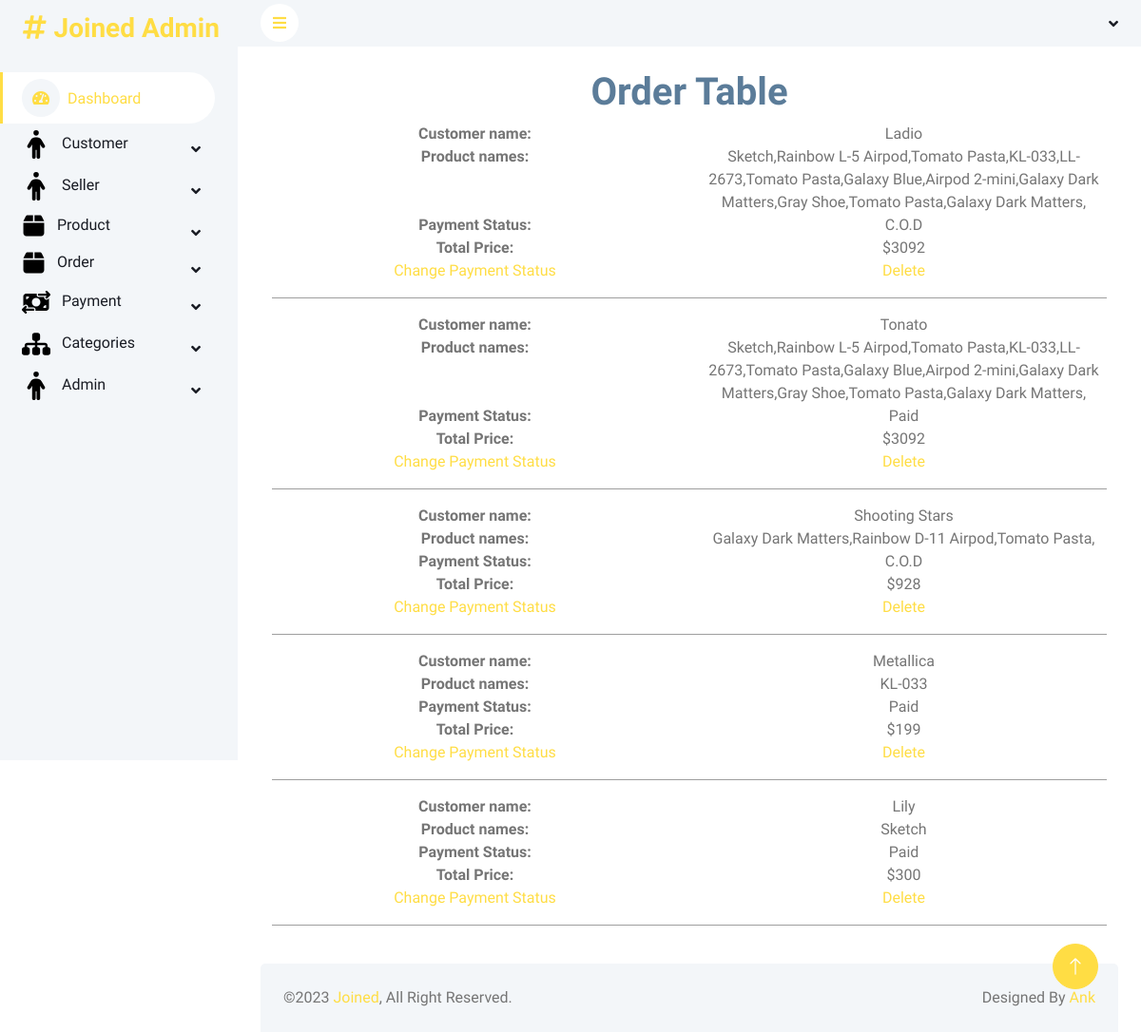
The app's page /admin/orderTable.php (signed in) with its own data.
### tables this page shows
CREATE TABLE `realorder` (
  `order_id` int(11) NOT NULL,
  `customer` varchar(30) NOT NULL,
  `products` varchar(250) NOT NULL,
  `phone` varchar(15) NOT NULL,
  `address` varchar(100) NOT NULL,
  `total` int(20) NOT NULL,
  `createdate` timestamp NOT NULL DEFAULT current_timestamp(),
  `payments` varchar(10) NOT NULL,
  `status` int(2) NOT NULL
);

### admin/orderTable.php (the view, shortened to what this page needs)
<?php
include("header.php");
?>
<div class="container-fluid pt-4 px-4">
    <h1 style="text-align: center;color:  #5b7c99;">Order Table</h1>
    <div style="text-align: center;" class="container tabletwo">
        <?php
        $sql = "SELECT * FROM realorder WHERE status='1'";
        $s = mysqli_query($db, $sql);
        while ($show = mysqli_fetch_array($s)) {
        ?>
            <div class="row">
                <div style="font-weight:bold;" class="col">
                    Customer name:
                </div>
                <div class="col">
                    <?php echo $show["customer"]   ?>
                </div>
            </div>
            <div class="row">
                <div style="font-weight:bold;" class="col">
                    Product names:
                </div>
                <div class="col">
                    <?php echo $show["products"]   ?>
                </div>
            </div>
            <div class="row">
                <div style="font-weight:bold;" class="col">
                    Payment Status:
                </div>
                <div class="col">
                    <?php echo $show["payments"]   ?>
                </div>
            </div>
            <div class="row">
                <div style="font-weight:bold;" class="col">
                    Total Price:
                </div>
                <div class="col">
                    $<?php echo $show["total"]   ?>
                </div>
            </div>
            <div class="row">
                <div class="col">
                    <a href="orderEdit.php?transfer=<?php echo $show['order_id']; ?>&type=<?php echo $show['payments']; ?>">Change Payment Status</a>
                </div>
                <div class="col">
                    <a href="orderDel.php?pass=<?php echo $show['order_id']; ?>">Delete</a>
                </div>
            </div>
            <hr style="opacity: 0.7;">
        <?php
        };
        ?>
    </div>
</div>
<?php
include("footer.php");
?>

### admin/css/style.css (style rules this page uses)
:root { --primary: #ffdd44; --light: #F3F6F9; --dark: #191C24; }
.tabletwo { display: none ; }
@media (min-width: 0px) and (max-width: 1200px) { .tabletwo { display: block; } }

### records on screen
realorder: customer "Ladio", products "Sketch,Rainbow L-5 Airpod,Tomato Pasta,KL-033,LL-2673,Tomato Pasta,Galaxy Blue,Airpod 2-mini,Galaxy Dark Matters,Gray Shoe,Tomato Pasta,Galaxy Dark Matters,", payments "C.O.D", total "3092"
realorder: customer "Tonato", products "Sketch,Rainbow L-5 Airpod,Tomato Pasta,KL-033,LL-2673,Tomato Pasta,Galaxy Blue,Airpod 2-mini,Galaxy Dark Matters,Gray Shoe,Tomato Pasta,Galaxy Dark Matters,", payments "Paid", total "3092"
realorder: customer "Shooting Stars", products "Galaxy Dark Matters,Rainbow D-11 Airpod,Tomato Pasta,", payments "C.O.D", total "928"
realorder: customer "Metallica", products "KL-033", payments "Paid", total "199"
realorder: customer "Lily", products "Sketch", payments "Paid", total "300"
